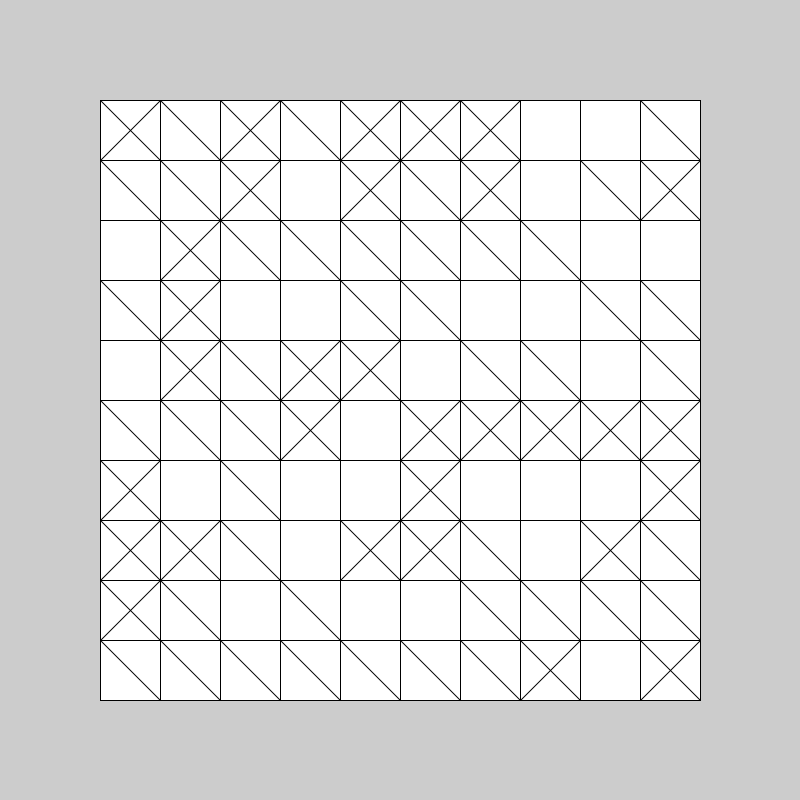
Frame 1 (no input)
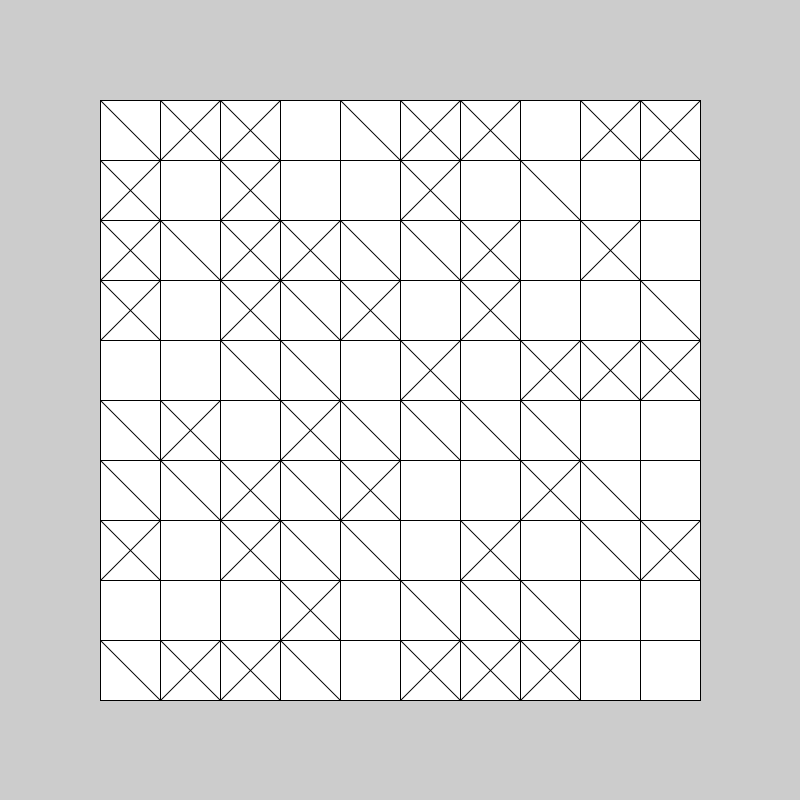
Frame 2 (the mouse pressed at the canvas centre, redrawn once)

The Processing sketch that drew these frames (run headless with seeded random() and noise(); the mouse was pressed at the canvas centre and the sketch redrawn once):

// Processing sketch: lewitt_squares
// ── lewitt_squares.pde
// USING A BLACK, HARD CRAYON DRAW A TWENTY INCH SQUARE.
// DIVIDE THIS SQUARE INTO ONE INCH SQUARES. WITHIN EACH
// ONE INCH SQUARE, DRAW NOTHING, OR DRAW A DIAGONAL
// STRAIGHT LINE FROM CORNER TO CORNER OR TWO CROSSING
// STRAIGHT LINES DIAGONALLY FROM CORNER TO CORNER.

void setup() {
  size(800, 800);
}

void draw() {
  translate(100, 100);
  rect(0, 0, 600, 600);
  for (int i = 0; i < 600; i += 60) {
    for (int j = 0; j < 600; j += 60) {
      pushMatrix();
      translate(i, j);
      rect(0, 0, 60, 60);
      int action = int(random(3));
      if (action == 0) {
        line(0, 0, 60, 60);
      } else if (action == 1) {
        line(0, 0, 60, 60);
        line(60, 0, 0, 60);
      } 
      popMatrix();
    }
  }
  noLoop(); 
}

void mouseReleased() {
  loop();
}
